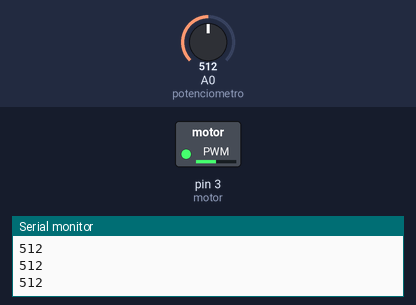
A sketch run on a simulated Arduino Uno, built with avr-gcc and run on an emulated ATmega328P. Parts: switched loads named in the sketch (green lamp = pin HIGH), the last lines printed to the serial monitor. The inputs (shaded band) are chosen by the test bench; at power-on: A0 (potenciometro) = 512.

Above: at 1.3 s.
1.4 s: A0 (potenciometro) set to 716
At 2.3 s:
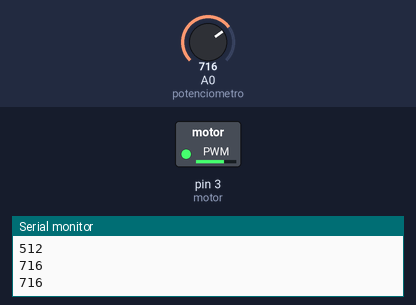
3.0 s: A0 (potenciometro) set to 900
At 3.5 s:
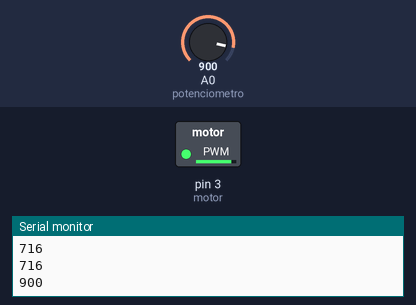
4.5 s: A0 (potenciometro) set to 122
At 5.7 s:
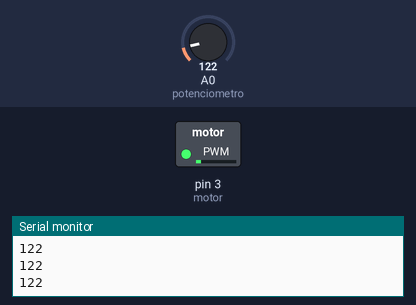
6.0 s: A0 (potenciometro) set to 0
At 7.1 s:
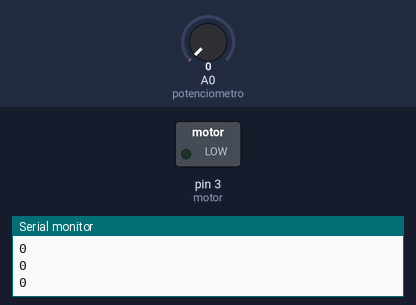
7.5 s: A0 (potenciometro) set to 511
At 8.2 s:
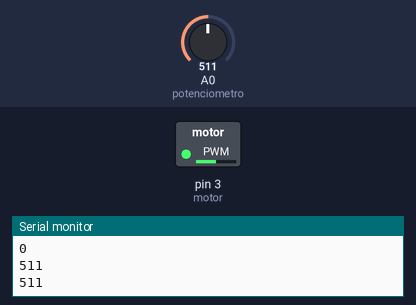
Timing chart, 0 to 10.0 s (numbered marks = the images above; inputs shaded):
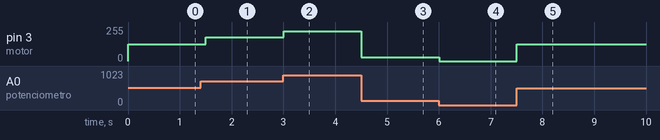

The sketch:

Engine-WorkInThis.ino
```cpp
const int motor = 3;
const int potenciometro = A0;

int valorPot/*Lectura señal analógica*/, velocidadMotor;
void setup() {
  pinMode(potenciometro,INPUT);
  pinMode(motor,OUTPUT);
  Serial.begin(9600);
}

void loop() {
  valorPot = analogRead(potenciometro);
  Serial.println(valorPot);
  velocidadMotor = map(valorPot, 0, 1023, 0, 255);
  analogWrite(motor,velocidadMotor);
  delay(500);
}
```

Measured:
- after the input at 1.4 s, pin 3 (motor): 127/255 → 178/255 after 0.10 s
- after the input at 3.0 s, pin 3 (motor): 178/255 → 224/255 at once
- after the input at 4.5 s, pin 3 (motor): 224/255 → 30/255 at once
- after the input at 6.0 s, pin 3 (motor): 30/255 → 0/255 at once
- after the input at 7.5 s, pin 3 (motor): 0/255 → 127/255 at once
